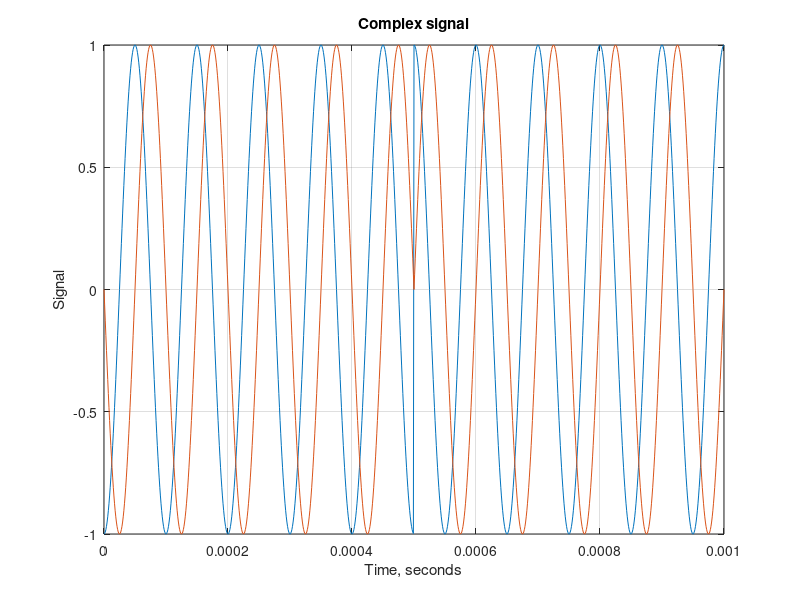
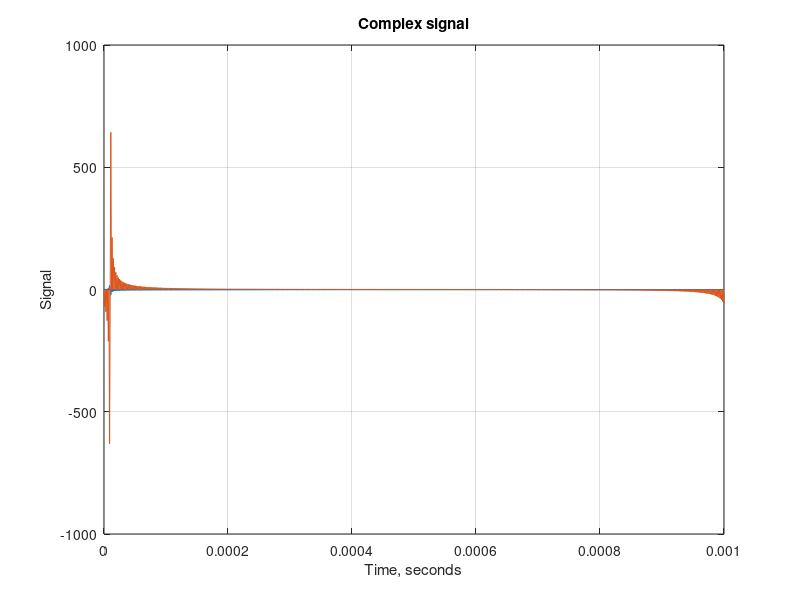

Source code (MATLAB) for these figures, in order:
clear; clc; close all;

Fs = 1e6;
samples = Fs;% / 1000;
t = (0:1/Fs:1e-3)';
Fc = 1e4;
x = exp(1i*2*pi*Fc*t);
x(1:length(x)/2) = x(1:length(x)/2) * -1;

figure
plot(t,real(x));
hold on   
plot(t,imag(x));
xlabel('Time, seconds');
ylabel('Signal');  
title('Complex signal')
zoom
grid

figure
plot(t,real(fft(x)));
hold on
plot(t,imag(fft(x)));
xlabel('Time, seconds');
ylabel('Signal');  
title('Complex signal')
zoom
grid
